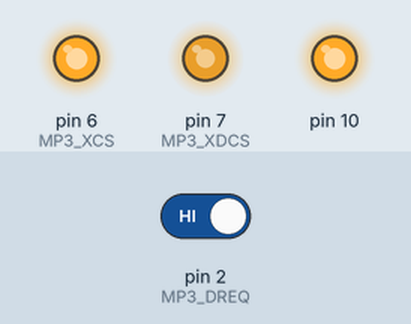
Simulated run of this sketch. Board: Arduino Uno, built with avr-gcc and run on an emulated ATmega328P. Parts: output pins drawn as LEDs (lit = HIGH). Inputs (shaded band) come from the test bench; at power-on: pin 2 (MP3_DREQ) HIGH. Random numbers use the default seed unless the sketch sets one; pins used as bus, display or sensor lines are not drawn.

Above: at 1.2 s.
1.3 s: pin 2 (MP3_DREQ) driven LOW
At 2.6 s:
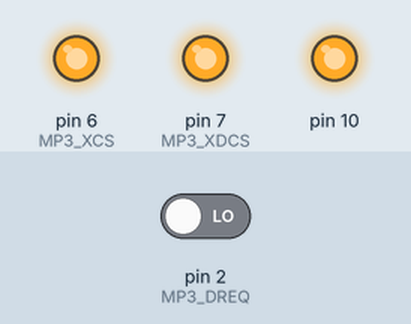
Timing chart, 0 to 4.3 s (numbered marks = the images above; inputs shaded):
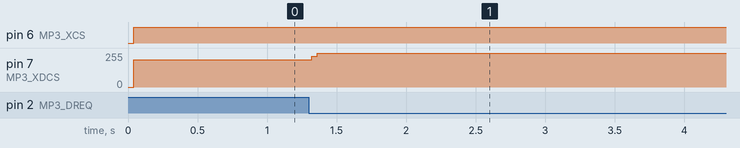

The sketch:

PCM_LogisticNoise.ino
```cpp
// VS1053b PCM mode stereo 8bit 22050 Hz - Logistic map noise generator //

#include <SPI.h>

#define MP3_XCS 6
#define MP3_XDCS 7
#define MP3_DREQ 2
#define MP3_RST 8

//VS10xx SCI Registers
#define SCI_MODE 0x00
#define SCI_STATUS 0x01
#define SCI_BASS 0x02
#define SCI_CLOCKF 0x03
#define SCI_DECODE_TIME 0x04
#define SCI_AUDATA 0x05
#define SCI_WRAM 0x06
#define SCI_WRAMADDR 0x07
#define SCI_HDAT0 0x08
#define SCI_HDAT1 0x09
#define SCI_AIADDR 0x0A
#define SCI_VOL 0x0B
#define SCI_AICTRL0 0x0C
#define SCI_AICTRL1 0x0D
#define SCI_AICTRL2 0x0E
#define SCI_AICTRL3 0x0F

#define BPM     120
#define TICK    (15624L*60) / BPM / 4

  uint8_t l, r;

class Synth {
public:

  int32_t out = 10;
  int32_t R = 3.75*1024;

  uint8_t calculate();

};

uint8_t Synth::calculate() {

  int32_t next;
  next = R * out;
  next *= (1 << 10) - out;
  next >>= 20;
  out = next;

  return out >> 2;

}

Synth logistic;


ISR(TIMER1_COMPA_vect) {

  logistic.R = random(3.75*1024, 3.99*1024);

}

void setup() {

  noInterrupts();
  TCCR1A = 0;
  TCCR1B = 0;
  TCNT1 = 0;
  OCR1A = TICK;
  TCCR1B |= (1 << WGM12);
  TCCR1B |= (1 << CS12) | (1 << CS10);
  TIMSK1 |= (1 << OCIE1A);
  interrupts();

  pinMode(MP3_RST, OUTPUT);
  pinMode(MP3_DREQ, INPUT);
  pinMode(MP3_XCS, OUTPUT);
  pinMode(MP3_XDCS, OUTPUT);

  SPI.begin();

  SPI.setClockDivider(SPI_CLOCK_DIV16);  // SPI speed 1MHz (16MHz / 16 = 1MHz)
  SPI.transfer(0xFF);

  digitalWrite(MP3_RST, HIGH);
  digitalWrite(MP3_XCS, HIGH);
  digitalWrite(MP3_XDCS, HIGH);

  WriteRegister(SCI_CLOCKF, 0x6000);    // set multiplier to 3.0x
  WriteRegister(SCI_VOL, 0x4F4F);       // set volume

  SPI.setClockDivider(SPI_CLOCK_DIV4);  // set SPI speed 4MHz (16MHz / 4 = 4MHz)

  load_header();

}

void loop() {

  while (!digitalRead(MP3_DREQ)) {}

  l = logistic.calculate();
  r = -l;

  digitalWrite(MP3_XDCS, LOW);
  SPI.transfer(l);
  SPI.transfer(r);
  digitalWrite(MP3_XDCS, HIGH);

}

void WriteRegister(char address, int data) {

  while (!digitalRead(MP3_DREQ));
  digitalWrite(MP3_XCS, LOW);
  SPI.transfer(0x02);
  SPI.transfer(address);
  SPI.transfer((data >> 8) & 0xFF);
  SPI.transfer(data & 0xFF);
  while (!digitalRead(MP3_DREQ));
  digitalWrite(MP3_XCS, HIGH);

}

const uint8_t wav_header[44] = {

  0x52, 0x49, 0x46, 0x46,  // RIFF
  0xFF, 0xFF, 0xFF, 0xFF,  // size
  0x57, 0x41, 0x56, 0x45,  // WAVE
  0x66, 0x6d, 0x74, 0x20,  // fmt
  0x10, 0x00, 0x00, 0x00,  // subchunk1size
  0x01, 0x00,              // audio format - pcm
  0x02, 0x00,              // numof channels - stereo
  0x22, 0x56, 0x00, 0x00,  // samplerate - 22050
  0x44, 0xac, 0x00, 0x00,  // byterate = samplerate * channels * blocks
  0x02, 0x00,              // blockalign = channels * blocks
  0x08, 0x00,              // bits per sample - 8
  0x64, 0x61, 0x74, 0x61,  // subchunk3id -"data"
  0xFF, 0xFF, 0xFF, 0xFF   // subchunk3size (endless)

};

void load_header() {

  for (int i = 0; i < sizeof(wav_header); i++) {

    uint8_t p = wav_header[i];
    while (!digitalRead(MP3_DREQ)) {}
    digitalWrite(MP3_XDCS, LOW);
    SPI.transfer(p);
    digitalWrite(MP3_XDCS, HIGH);

  }

}
```

Measured:
- after the input at 1.3 s, pin 7 (MP3_XDCS): 206/255 → 255/255 at once
